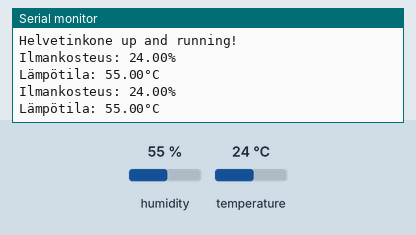
A sketch run on a simulated ESP32. Parts: the last lines printed to the serial monitor. The inputs (shaded band) are chosen by the test bench; at power-on: humidity 55 %, temperature 24 °C. Nothing arrives over Bluetooth unless stated.

Above: at 10.8 s.
10.9 s: humidity set to 22 %
At 20.7 s:
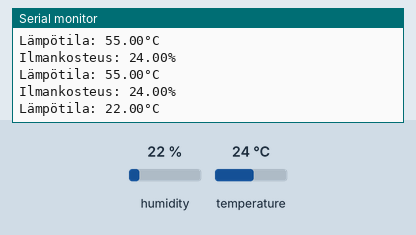
20.9 s: temperature set to 12 °C
At 30.7 s:
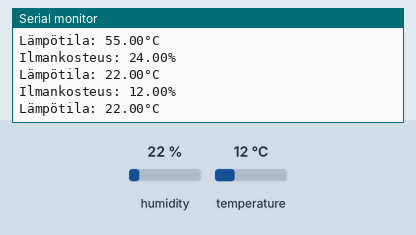
30.9 s: humidity set to 40 %
At 41.4 s:
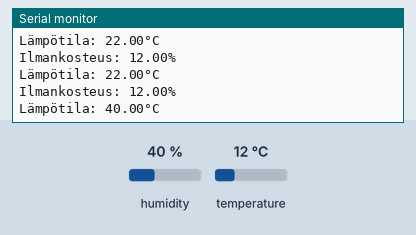
Timing chart, 0 to 42.9 s (numbered marks = the images above; inputs shaded):
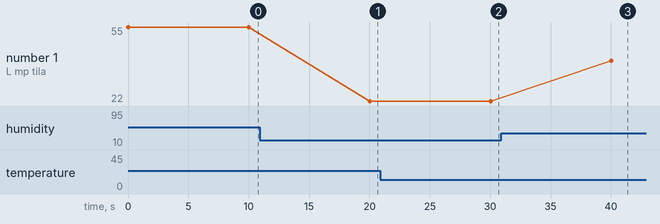

The sketch:

bt_sensor_phase1.ino
```cpp
#include "BluetoothSerial.h"
#include "DHT.h"
#include "bt_sensor_phase1.h"

BluetoothSerial SerialBT;
DHT dht(DHTPIN, DHTTYPE);

void setup() {
  Serial.begin(115200);
  SerialBT.begin("Helvetinkone");
  dht.begin();
  Serial.println("Helvetinkone up and running!");
}

void loop() {
  float temp, humidity;
  measureSensorData(&temp, &humidity);
  reportSensorData(temp, humidity);
  delay(10000);
}

void measureSensorData(float *temp, float *humidity){
  float h = dht.readHumidity();
  float t = dht.readTemperature();

  if (isnan(h) || isnan(t)) {
    Serial.println("No sensor data available!");
    return;
  }

  *temp = t;
  *humidity = h;
}

void reportSensorData(float temp, float humidity){
  Serial.print("Ilmankosteus: "); Serial.print(temp); Serial.println("%  ");
  Serial.print("Lämpötila: "); Serial.print(humidity); Serial.println("°C");

  SerialBT.print("Ilmankosteus: ");  SerialBT.print(humidity); SerialBT.println("%  ");
  SerialBT.print("Lämpötila: ");  SerialBT.print(temp); SerialBT.println("°C");
}
```

bt_sensor_phase1.h
```cpp
#define DHTPIN 5
#define DHTTYPE DHT22

void loop();
void measureSensorData(float *temp, float *humidity);
void reportSensorData(float temp, float humidity);
```

Measured:
- after the input at 10.9 s, the serial monitor: prints a new line after 9.1 s (image 1)
- after the input at 20.9 s, the serial monitor: prints a new line after 9.1 s (image 2)
- after the input at 30.9 s, the serial monitor: prints a new line after 9.1 s (image 3)
- plotted number 1: 55 → 22 after the input at 10.9 s, 22 → 40 after the input at 30.9 s
